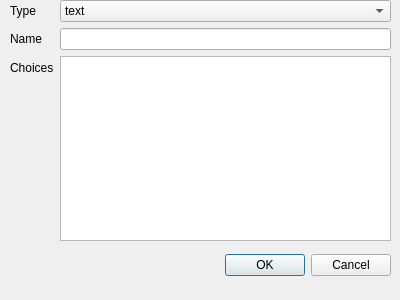
<?xml version="1.0" encoding="UTF-8"?>
<ui version="4.0">
 <class>ComboFormEditDialog</class>
 <widget class="QDialog" name="ComboFormEditDialog">
  <property name="geometry">
   <rect>
    <x>0</x>
    <y>0</y>
    <width>400</width>
    <height>300</height>
   </rect>
  </property>
  <property name="windowTitle">
   <string>Dialog</string>
  </property>
  <widget class="QWidget" name="formLayoutWidget">
   <property name="geometry">
    <rect>
     <x>10</x>
     <y>0</y>
     <width>381</width>
     <height>241</height>
    </rect>
   </property>
   <layout class="QFormLayout" name="formLayout">
    <item row="0" column="1">
     <widget class="QComboBox" name="typeCombo">
      <property name="enabled">
       <bool>true</bool>
      </property>
      <property name="editable">
       <bool>false</bool>
      </property>
      <item>
       <property name="text">
        <string>text</string>
       </property>
      </item>
      <item>
       <property name="text">
        <string>multiline</string>
       </property>
      </item>
      <item>
       <property name="text">
        <string>choice</string>
       </property>
      </item>
      <item>
       <property name="text">
        <string>checkbox</string>
       </property>
      </item>
     </widget>
    </item>
    <item row="1" column="0">
     <widget class="QLabel" name="label">
      <property name="text">
       <string>Name</string>
      </property>
     </widget>
    </item>
    <item row="1" column="1">
     <widget class="QLineEdit" name="nameEdit"/>
    </item>
    <item row="0" column="0">
     <widget class="QLabel" name="label_2">
      <property name="text">
       <string>Type</string>
      </property>
     </widget>
    </item>
    <item row="2" column="0">
     <widget class="QLabel" name="label_3">
      <property name="text">
       <string>Choices</string>
      </property>
     </widget>
    </item>
    <item row="2" column="1">
     <widget class="QTextEdit" name="choiceEdit">
      <property name="enabled">
       <bool>true</bool>
      </property>
      <property name="readOnly">
       <bool>true</bool>
      </property>
     </widget>
    </item>
   </layout>
  </widget>
  <widget class="QWidget" name="horizontalLayoutWidget">
   <property name="geometry">
    <rect>
     <x>10</x>
     <y>240</y>
     <width>381</width>
     <height>51</height>
    </rect>
   </property>
   <layout class="QHBoxLayout" name="horizontalLayout">
    <item>
     <spacer name="horizontalSpacer">
      <property name="orientation">
       <enum>Qt::Orientation::Horizontal</enum>
      </property>
      <property name="sizeHint" stdset="0">
       <size>
        <width>40</width>
        <height>20</height>
       </size>
      </property>
     </spacer>
    </item>
    <item>
     <widget class="QDialogButtonBox" name="buttonBox">
      <property name="orientation">
       <enum>Qt::Orientation::Horizontal</enum>
      </property>
      <property name="standardButtons">
       <set>QDialogButtonBox::StandardButton::Cancel|QDialogButtonBox::StandardButton::Ok</set>
      </property>
     </widget>
    </item>
   </layout>
  </widget>
 </widget>
 <resources/>
 <connections>
  <connection>
   <sender>buttonBox</sender>
   <signal>accepted()</signal>
   <receiver>ComboFormEditDialog</receiver>
   <slot>accept()</slot>
   <hints>
    <hint type="sourcelabel">
     <x>248</x>
     <y>254</y>
    </hint>
    <hint type="destinationlabel">
     <x>157</x>
     <y>274</y>
    </hint>
   </hints>
  </connection>
  <connection>
   <sender>buttonBox</sender>
   <signal>rejected()</signal>
   <receiver>ComboFormEditDialog</receiver>
   <slot>reject()</slot>
   <hints>
    <hint type="sourcelabel">
     <x>316</x>
     <y>260</y>
    </hint>
    <hint type="destinationlabel">
     <x>286</x>
     <y>274</y>
    </hint>
   </hints>
  </connection>
 </connections>
</ui>
